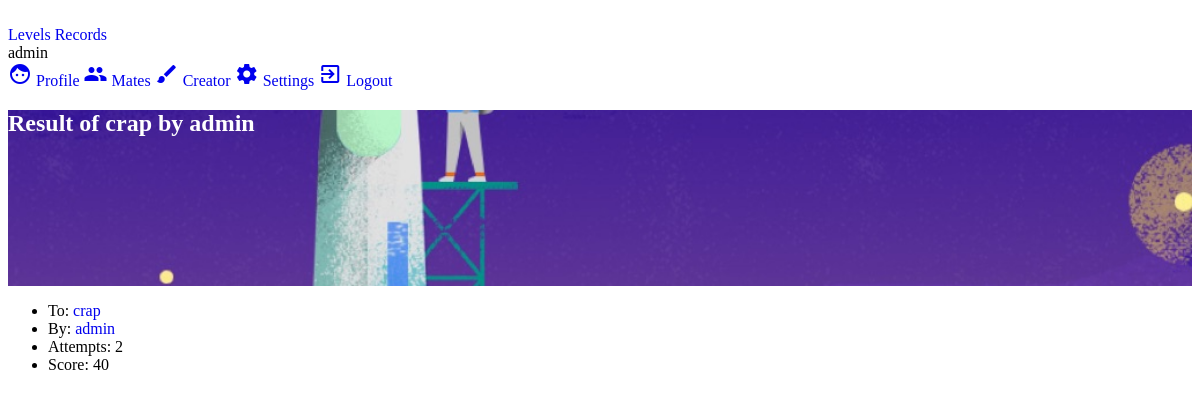
/record/level=11&user=6 (signed in), run on an earlier commit of the app's database.
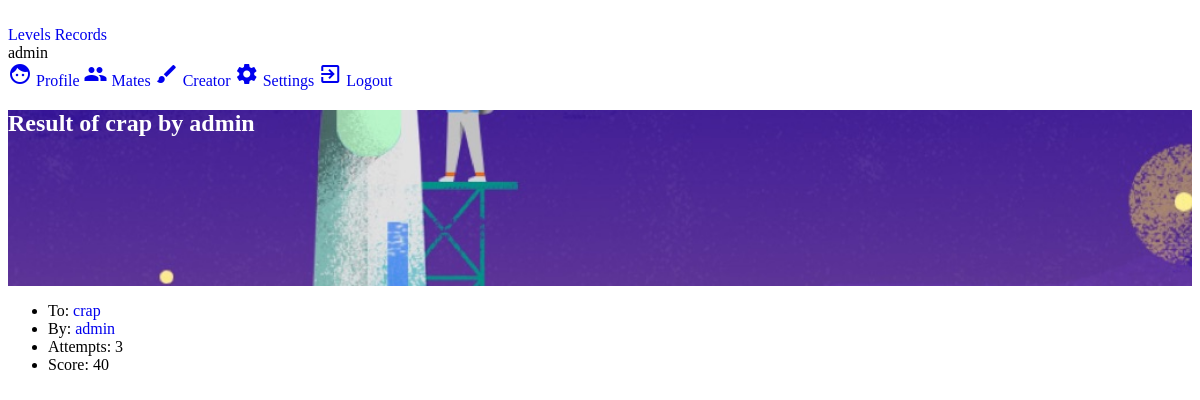
And on a later commit of the database.
### pluto/models.py (models this page shows, shortened)
class Record(models.Model):
    to = models.ForeignKey(Level, related_name='result_to', on_delete=models.CASCADE, blank=False, null=False)
    by = models.ForeignKey(User, related_name='result_by', on_delete=models.CASCADE, blank=False, null=False)
    date = models.DateTimeField(default=timezone.now, blank=False)
    attempts = models.IntegerField(blank=False)
    program = models.TextField(max_length=512)
    result = models.BooleanField(default=False, blank=False)
    score = models.IntegerField(default=0, blank=False)

class Level(models.Model):
    name = models.CharField(max_length=128, blank=False)
    date = models.DateTimeField(default=timezone.datetime.now, blank=False)
    by = models.ForeignKey(User, on_delete=models.CASCADE, blank=False, null=False)
    tilemap = models.TextField(max_length=1024)
    command_forward = models.IntegerField(blank=True)
    command_backward = models.IntegerField(blank=True)
    command_left = models.IntegerField(blank=True)
    command_right = models.IntegerField(blank=True)
    command_lo = models.IntegerField(blank=True)
    command_op = models.IntegerField(blank=True)
    hero_x = models.IntegerField(blank=False)
    hero_y = models.IntegerField(blank=False)
    hero_dir = models.IntegerField(blank=False)
    def __str__(self):
        return self.name

class User(AbstractUser):
    image = models.ImageField(default='no_image.png', upload_to=user_directory_image_path)
    points = models.FloatField(default=10, blank=False)
    skin = models.CharField(default='polo', blank=False, max_length=32)

### pluto/views.py (the view, shortened to what this page needs)
# urls.py: url(r'^record/level=(?P<level_id>[0-9]+)&user=(?P<by_id>[0-9]+)', views.record),
@login_required(login_url='/login')
def record(request, level_id=None, by_id=None):
    if request.method == 'POST':
        by_id = request.user.id
    if level_id and by_id:
        try:
            current_level = models.Level.objects.get(id=level_id)
        except ObjectDoesNotExist:
            messages.error(request, "No such level.")
            return levels(request)
        if request.method == 'POST':
            try:
                current = models.Record.objects.get(by=by_id, to=level_id)
            except ObjectDoesNotExist:
                current = models.Record()
                current.by = request.user
                current.to = current_level
                current.attempts = 0
            current.attempts += int(request.POST['attempts'])
            current.date = timezone.localtime(timezone.now())
            program = json.loads(request.POST['program'])
            score = 0
            for i in program:
                if i == 'forward' or i == 'backward':
                    score += models.move_value
                elif i == 'left' or i == 'right':
                    score += models.turn_value
                elif i == 'lo' or i == 'op':
                    score += models.loop_value
            max_score = (current_level.command_forward + current_level.command_backward) * models.move_value
            max_score += (current_level.command_right + current_level.command_left) * models.turn_value
            max_score += (current_level.command_lo + current_level.command_op) * models.loop_value
            score = max_score * 2 - score
            if not current.score or score > current.score:
                current.score = score
                current.program = program
            current.save()
            messages.success(request, "Good job! Now you are " + ordinal(
                current.ranking()) + " in " + current_level.name + " level rating.")
        else:
            try:
                current = models.Record.objects.get(to=level_id, by=by_id)
            except ObjectDoesNotExist:
                messages.error(request, "No records like this.")
                return record(request, current_level)
        return render(request, 'result.html', {'result': current})

### templates/result.html (shortened to what this page needs)
{% extends "base.html"%}
{% block content%}
	<div class="mdl-grid">
        <div class="mdl-card mdl-cell--4-col mdl-cell" >
            <div class="mdl-card__title" id="result_title">
                <h2 class="mdl-card__title-text">
                    Result of {{ result.to.name }}
                    by {{result.by.username}}
                </h2>
            </div>
            <div class="mdl-card__supporting-text mdl-grid">
                <ul class="demo-list-item mdl-list">
                    <li class="mdl-list__item">To: <a href="/level/{{ result.to }}">{{ result.to.name }}</a></li>
                    <li class="mdl-list__item">By: <a href="/profile/{{ result.by.id }}">{{ result.by.username }}</a></li>
                    <li class="mdl-list__item">Attempts: {{ result.attempts }}</li>
                    <li class="mdl-list__item">Score: {{ result.score }}</li>
                </ul>
            </div>
        </div>
    </div>
{%endblock%}

What changed in the data, as far as the page shows it:
changed Record "crap": attempts "2" → "3"
